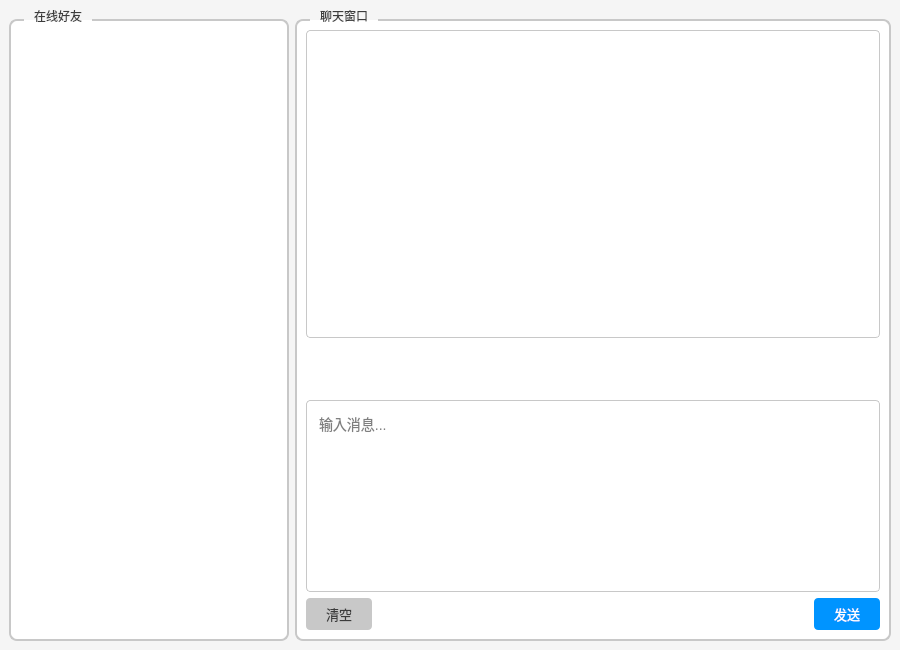
<?xml version="1.0" encoding="UTF-8"?>
<ui version="4.0">
 <class>Server</class>
 <widget class="QMainWindow" name="Server">
  <property name="geometry">
   <rect>
    <x>0</x>
    <y>0</y>
    <width>900</width>
    <height>650</height>
   </rect>
  </property>
  <property name="windowTitle">
   <string>QQ聊天</string>
  </property>
  <property name="windowIcon">
   <iconset resource="res.qrc">
    <normaloff>:/res/3.png</normaloff>:/res/3.png</iconset>
  </property>
  <widget class="QWidget" name="centralwidget">
   <property name="styleSheet">
    <string notr="true">QWidget#centralwidget {
 background-color: rgb(245, 245, 245);
}
QGroupBox {
 border: 2px solid rgb(200, 200, 200);
 border-radius: 8px;
 background-color: white;
 margin-top: 10px;
}
QGroupBox::title {
 subcontrol-origin: margin;
 left: 15px;
 padding: 0 8px 0 8px;
 font-size: 14px;
 font-weight: bold;
 color: rgb(60, 60, 60);
}
QListWidget {
 border: none;
 font-size: 13px;
}
QListWidget::item {
 padding: 10px;
 border-bottom: 1px solid rgb(230, 230, 230);
}
QListWidget::item:hover {
 background-color: rgb(240, 240, 240);
}
QListWidget::item:selected {
 background-color: rgb(0, 148, 255);
 color: white;
}
QLineEdit {
 border: 1px solid rgb(200, 200, 200);
 border-radius: 4px;
 padding: 6px;
 font-size: 13px;
}
QLineEdit:focus {
 border-color: rgb(0, 148, 255);
}
QTextBrowser {
 border: none;
 font-size: 14px;
 background-color: white;
}
QTextEdit {
 border: 1px solid rgb(200, 200, 200);
 border-radius: 4px;
 font-size: 14px;
 padding: 8px;
}
QTextEdit:focus {
 border-color: rgb(0, 148, 255);
}
QPushButton {
 border: none;
 border-radius: 4px;
 padding: 6px 20px;
 font-size: 13px;
 color: white;
}
QPushButton#btnlisten {
 background-color: rgb(0, 148, 255);
}
QPushButton#btnlisten:hover {
 background-color: rgb(0, 130, 230);
}
QPushButton#btnclear {
 background-color: rgb(200, 200, 200);
 color: rgb(60, 60, 60);
}
QPushButton#btnclear:hover {
 background-color: rgb(180, 180, 180);
}
QPushButton#btnsend {
 background-color: rgb(0, 148, 255);
}
QPushButton#btnsend:hover {
 background-color: rgb(0, 130, 230);
}
</string>
   </property>
   <layout class="QHBoxLayout" name="horizontalLayout_3">
    <item>
     <widget class="QGroupBox" name="groupBox">
      <property name="sizePolicy">
       <sizepolicy hsizetype="Fixed" vsizetype="Preferred">
        <horstretch>0</horstretch>
        <verstretch>0</verstretch>
       </sizepolicy>
      </property>
      <property name="minimumSize">
       <size>
        <width>280</width>
        <height>0</height>
       </size>
      </property>
      <property name="title">
       <string>在线好友</string>
      </property>
      <layout class="QVBoxLayout" name="verticalLayout">
       <item>
        <widget class="QListWidget" name="listWidget"/>
       </item>
       <item>
        <layout class="QHBoxLayout" name="h1"/>
       </item>
      </layout>
     </widget>
    </item>
    <item>
     <widget class="QGroupBox" name="groupBox_2">
      <property name="title">
       <string>聊天窗口</string>
      </property>
      <layout class="QVBoxLayout" name="verticalLayout_2">
       <item>
        <widget class="QTextBrowser" name="textBrowser"/>
       </item>
       <item>
        <layout class="QHBoxLayout" name="horizontalLayout_2">
         <item>
          <widget class="QLabel" name="label">
           <property name="minimumSize">
            <size>
             <width>50</width>
             <height>50</height>
            </size>
           </property>
           <property name="maximumSize">
            <size>
             <width>50</width>
             <height>50</height>
            </size>
           </property>
           <property name="styleSheet">
            <string notr="true">border-image: url(:/res/15.png);</string>
           </property>
           <property name="text">
            <string/>
           </property>
          </widget>
         </item>
         <item>
          <spacer name="horizontalSpacer_2">
           <property name="orientation">
            <enum>Qt::Horizontal</enum>
           </property>
           <property name="sizeHint" stdset="0">
            <size>
             <width>40</width>
             <height>20</height>
            </size>
           </property>
          </spacer>
         </item>
         <item>
          <widget class="QLabel" name="label_17">
           <property name="minimumSize">
            <size>
             <width>50</width>
             <height>50</height>
            </size>
           </property>
           <property name="maximumSize">
            <size>
             <width>50</width>
             <height>50</height>
            </size>
           </property>
           <property name="styleSheet">
            <string notr="true">border-image: url(:/res/17.png);</string>
           </property>
           <property name="text">
            <string/>
           </property>
          </widget>
         </item>
        </layout>
       </item>
       <item>
        <widget class="QTextEdit" name="textEdit">
         <property name="sizePolicy">
          <sizepolicy hsizetype="Expanding" vsizetype="Fixed">
           <horstretch>0</horstretch>
           <verstretch>0</verstretch>
          </sizepolicy>
         </property>
         <property name="minimumSize">
          <size>
           <width>0</width>
           <height>100</height>
          </size>
         </property>
         <property name="placeholderText">
          <string>输入消息...</string>
         </property>
        </widget>
       </item>
       <item>
        <layout class="QHBoxLayout" name="h2">
         <item>
          <widget class="QPushButton" name="btnclear">
           <property name="text">
            <string>清空</string>
           </property>
          </widget>
         </item>
         <item>
          <spacer name="horizontalSpacer">
           <property name="orientation">
            <enum>Qt::Horizontal</enum>
           </property>
           <property name="sizeHint" stdset="0">
            <size>
             <width>40</width>
             <height>20</height>
            </size>
           </property>
          </spacer>
         </item>
         <item>
          <widget class="QPushButton" name="btnsend">
           <property name="text">
            <string>发送</string>
           </property>
          </widget>
         </item>
        </layout>
       </item>
      </layout>
     </widget>
    </item>
   </layout>
  </widget>
 </widget>
 <resources>
  <include location="res.qrc"/>
 </resources>
 <connections/>
</ui>
